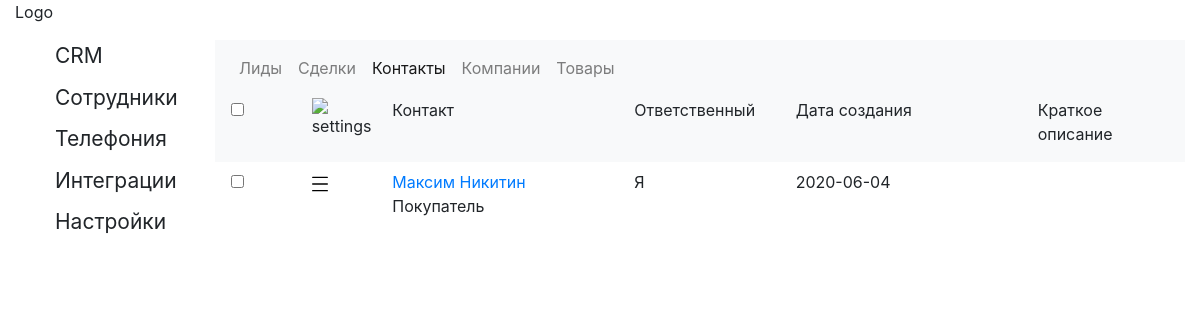
The app's page /contact with its own data.
### core/models.py (models this page shows, shortened)
class Contact(models.Model):
    _first_name = models.CharField("Имя", max_length=30)
    _last_name = models.CharField("Фамилия", max_length=30)
    _phone_number = models.CharField("Номер телефона", max_length=15, blank=True)
    _email = models.EmailField("Почта", blank=True)
    _type = models.CharField("Тип клиента", max_length=30, default="Покупатель")
    _description = models.TextField("Описание", blank=True)
    _company = models.ForeignKey("Company", on_delete=models.SET_NULL, null=True)
    created_time = models.DateTimeField("Дата создания", auto_now_add=True)
    @property
    def first_name(self):
        return self._first_name
    @property
    def last_name(self):
        return self._last_name
    @property
    def phone_number(self):
        return self._phone_number
    @property
    def email(self):
        return self._email
    @property
    def type(self):
        return self._type
    @property
    def description(self):
        return self._description
    def getFormattedCreationDate(self):
        return self.created_time.strftime("%Y-%m-%d")

### core/views.py (the view)
# urls.py: path('contact', views.contact, name = 'contact'),
def contact(request):
    data = {
        "items" : Contact.objects.all(),
    }
    return render(request, "contact.html", data)

### templates/contact.html (shortened to what this page needs)
{% extends 'index.html' %}
{% block content %}
    <div class="crm-header">
        <div class="row">
            <div class="col-1">
                <input class="form-check-input" type="checkbox" value="" id="defaultCheckMain">
            </div>
            <div class="col-1">
                <img src="https://img.icons8.com/ios/50/000000/settings.png" alt="settings" width="16" height="16"/>
            </div>
            <div class="col-3">
                <p>Контакт</p>
            </div>
            <div class="col-2">
              <p>Ответственный</p>
            </div>
            <div class="col-3">
                <p>Дата создания</p>
            </div>
            <div class="col-2">
                <p>Краткое описание</p>
            </div>
        </div>
    </div>
    {% for i in items %}
        <div class="crm-card crm-contact-card-id-{{ i.id }}">
            <div class="row">
                <div class="col-1">
                    <input class="form-check-input" type="checkbox" value="" id="defaultCheck{{ i.id }}">
                </div>
                <div class="col-1">
                    <img src="http://127.0.0.1:8000/static/img/menu.svg" alt="menu" width="16" height="16">
                </div>
                <div class="col-3">
                    <a href="">{{ i.first_name }} {{ i.last_name }}</a>
                    <p>{{ i.type }}</p>
                </div>
                <div class="col-2">
                    <p>Я</p>
                </div>
                <div class="col-2">
                    <p>{{ i.getFormattedCreationDate }}</p>
                </div>
                <div class="col-3">
                </div>
            </div>
        </div>
    {% endfor %}
{% endblock %}

### static/css/style.css (style rules this page uses)
.crm-card { padding: 8px 16px 8px 16px; align-items: center; }
.crm-header { background-color: #F8F9FA; padding: 2px 16px 0px 16px; }
.form-check-input { margin-left: 0!important; }

### records on screen
Contact: first_name "Максим", last_name "Никитин", type "Покупатель", getFormattedCreationDate "2020-06-04"
